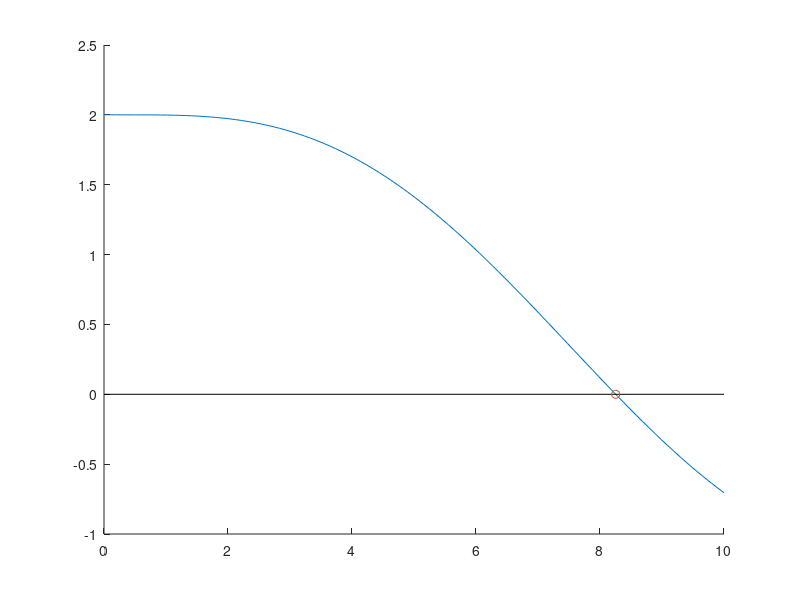

The MATLAB source for this figure:
% clear previous experiment results
clc, clearvars, close all

% define domain and function
x = linspace(0,10,100);
y = @(x) 2.5 * (cos (-x/7 - 1.5)).^3 - 0.01*(x/3).^3 + 2;
format long
xzero = fzero(y, [0,10])

hold on
% plot the function
plot(x, y(x));
% plot line y=0
line(xlim(), [0,0], 'Color', 'k');
% add the intersection point
plot(xzero, 0, 'o')
hold off

